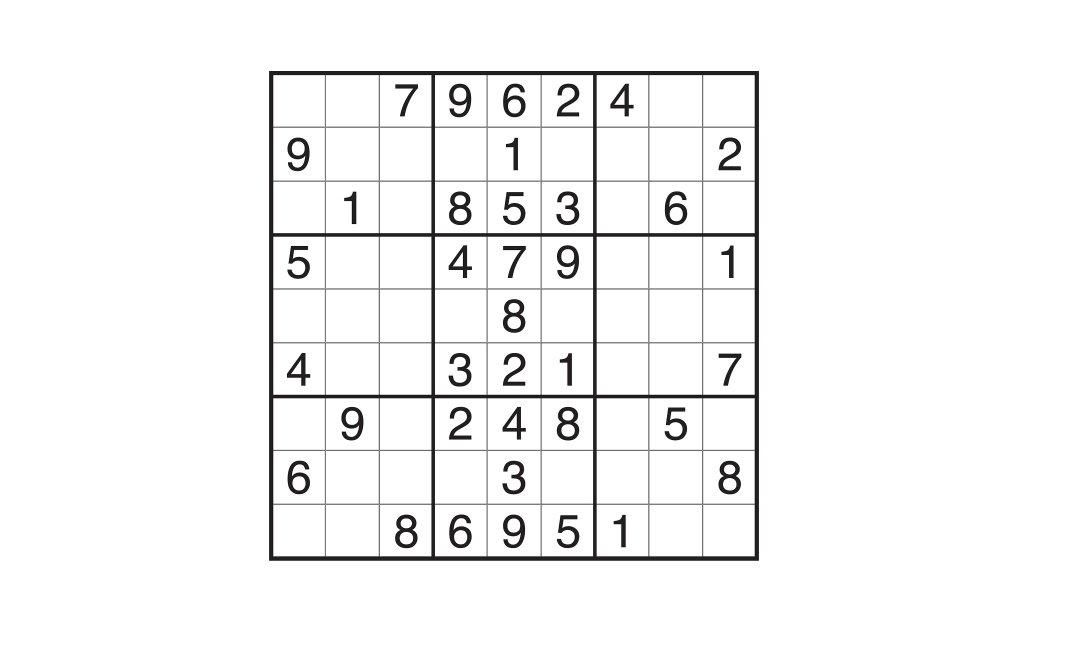
#> input picture sudoku.jpg, 2174 x 1300 px (shown at 1/2 size)
$ python sudoku_solver.py   (Python 2 division)   (older library calls are emulated)
#> lines starting #> are read from the running program, lines starting #| are printed output that depends on the picture; after the words box and inside, x2 and y2 are one past the last pixel; in counts of white or black regions, pixels touching at a corner belong together
#> further down, img is the input picture: shape (1300, 2174, 3); mean B, G, R 245.2, 245.2, 245.3
### util.py
"""Utility functions for processing images for delivery to Tesseract"""

import os

def image_to_scratch(im, scratch_image_name):
	"""Saves image in memory to scratch file.  .bmp format will be read correctly by Tesseract"""
	im.save(scratch_image_name, dpi=(200,200))

# [5 lines left out: function retrieve_text, not called in this run]

def perform_cleanup(scratch_image_name, scratch_text_name_root):
	"""Clean up temporary files from disk"""
	for name in (scratch_image_name, scratch_text_name_root + '.txt', "tesseract.log"):
		try:
			os.remove(name)
		except OSError:
			pass

### pytesser.py
"""OCR in Python using the Tesseract engine from Google
http://code.google.com/p/pytesser/
by Michael J.T. O'Kelly
V 0.0.1, 3/10/07"""

from PIL import Image
import subprocess

import util
import errors

tesseract_exe_name = 'tesseract' # Name of executable to be called at command line
scratch_image_name = "temp.bmp" # This file must be .bmp or other Tesseract-compatible format
scratch_text_name_root = "temp" # Leave out the .txt extension
cleanup_scratch_flag = True  # Temporary files cleaned up after OCR operation

def call_tesseract(input_filename, output_filename):
	"""Calls external tesseract.exe on input file (restrictions on types),
	outputting output_filename+'txt'"""
	args = [tesseract_exe_name, input_filename, output_filename,'-psm','10']
	proc = subprocess.Popen(args)
	retcode = proc.wait()
	if retcode!=0:
		errors.check_for_errors()

def image_to_string(im, cleanup = cleanup_scratch_flag):
	"""Converts im to file, applies tesseract, and fetches resulting text.
	If cleanup=True, delete scratch files after operation."""
	try:
		util.image_to_scratch(im, scratch_image_name)
		call_tesseract(scratch_image_name, scratch_text_name_root)
		text = util.retrieve_text(scratch_text_name_root)
	finally:
		if cleanup:
			util.perform_cleanup(scratch_image_name, scratch_text_name_root)
	return text

# [18 lines left out: function image_file_to_string, not called in this run]


# [2 lines that do not run on import are left out]

### sudoku_solver.py
import cv2
import numpy as np
from PIL import Image
import pytesser as pytesser
import sudoku_math as solve
import time

def rectify(h):
      h = h.reshape((4,2))
      hnew = np.zeros((4,2),dtype = np.float32)

      add = h.sum(1)
      hnew[0] = h[np.argmin(add)]
      hnew[2] = h[np.argmax(add)]

      diff = np.diff(h,axis = 1)
      hnew[1] = h[np.argmin(diff)]
      hnew[3] = h[np.argmax(diff)]

      return hnew
def sudokuSolve(img):
  ticks=time.time()
  gray = cv2.cvtColor(img,cv2.COLOR_BGR2GRAY)

  gray = cv2.GaussianBlur(gray,(5,5),0)
  thresh = cv2.adaptiveThreshold(gray,255,1,1,11,2)
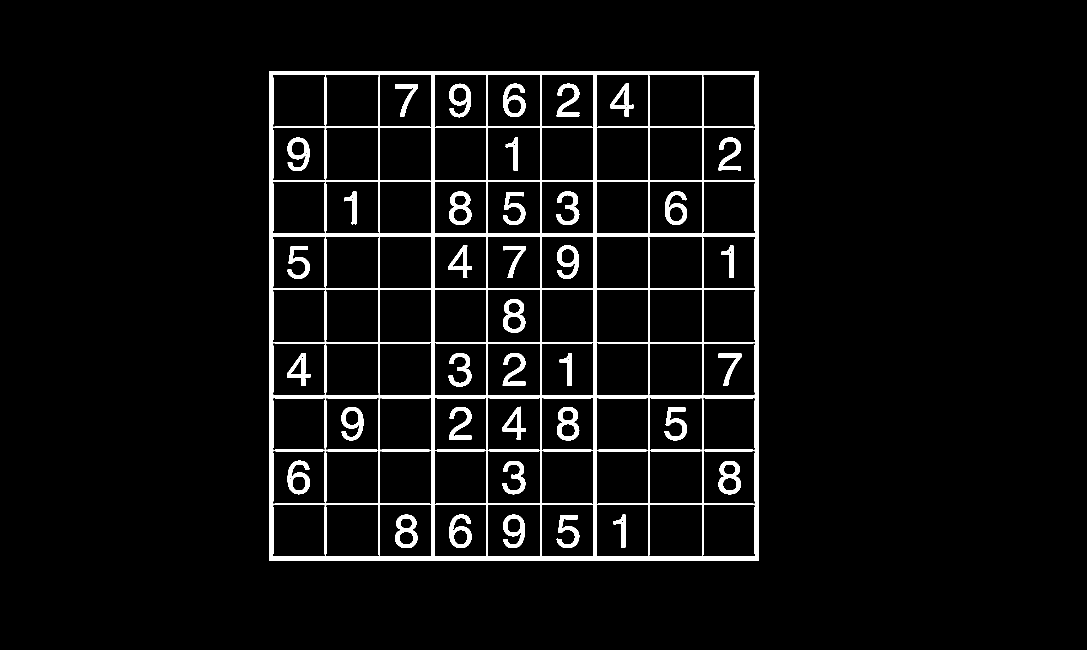
#> thresh: shape (1300, 2174) (shown at 1/2 size); 5% white; 38 white regions


  hierarchy,contours,_ = cv2.findContours(thresh, cv2.RETR_TREE, cv2.CHAIN_APPROX_SIMPLE)
#> contours = 164 contours, 22 with area under 20; largest, box (x1, y1, x2, y2) and area: (538, 142, 1518, 1122) 957473, (974, 255, 1082, 362) 11236, (1298, 255, 1405, 362) 11234, (974, 578, 1082, 685) 11140, (974, 901, 1082, 1008) 11136

  biggest = None
  max_area = 0
  for i in contours:
          area = cv2.contourArea(i)
          if area > 100:
                  peri = cv2.arcLength(i,True)
                  approx = cv2.approxPolyDP(i,0.02*peri,True)
                  if area > max_area and len(approx)==4:
                          biggest = approx
                          max_area = area
#> this loop made 164 passes
#> (area, peri, biggest, max_area) on pass 1: (957473, 3916.8, [[538, 142], [538, 1121], [1517, 1121], [1517, 142]], 957473)
#> (area, peri, approx) on passes 2, 3, 4, 6, 10, 11: (10720.5, 414.7, [[1406, 1010], [1508, 1009], [1510, 1112], [1407, 1113]]), (11024, 419.3, [[1298, 1010], [1403, 1009], [1405, 1111], [1299, 1113]]), (10717.5, 414.7, [[1084, 1009], [1186, 1010], [1185, 1113], [1082, 1112]]), (11027.5, 419.9, [[974, 1011], [1080, 1009], [1081, 1112], [975, 1113]]), (10928.5, 418.7, [[651, 1011], [756, 1009], [758, 1111], [652, 1113]]), (10725, 416.1, [[545, 1011], [648, 1009], [650, 1112], [546, 1113]])
#> after the loop, max_area = 957473
  cv2.drawContours(img, biggest, -1, (0,255,0), 8)
#> img: shape (1300, 2174, 3); 0.01% of pixels changed, all inside (x1, y1, x2, y2) = (534, 138, 1522, 1126)

  biggest=rectify(biggest)
#> in rectify, `h = h.reshape((4,2))`: h = [[538, 142], [538, 1121], [1517, 1121], [1517, 142]]
#> in rectify, `add = h.sum(1)`: add = [680, 1659, 2638, 1659]
#> in rectify, `diff = np.diff(h,axis = 1)`: diff = [-396, 583, -396, -1375]
#> biggest = [[538, 142], [1517, 142], [1517, 1121], [538, 1121]]

  thresh = cv2.adaptiveThreshold(gray,255,1,1,11,2)


  h = np.array([ [0,0],[449,0],[449,449],[0,449] ],np.float32)
  retval = cv2.getPerspectiveTransform(biggest,h)
#> retval = [[0.459, 2.2e-17, -246.7], [0, 0.459, -65.13], [3.23e-20, -1.29e-19, 1]]
  warp = cv2.warpPerspective(thresh,retval,(450,450))
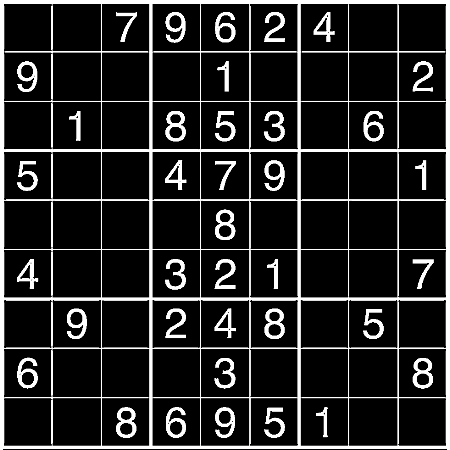
#> warp: shape (450, 450); min 0, max 255, mean 37.1
  cv2.imwrite('box.jpg',warp)
  # mask=cv2.imread('mask.jpg')
  # mask = cv2.cvtColor(mask,cv2.COLOR_BGR2GRAY)
  # ret, mask = cv2.threshold(mask, 10, 255, cv2.THRESH_BINARY)
  # i was trying something else!
  for y in range (0,9):
    for x in range (0,9) :

      morph=warp[(50*y):((50*y)+50),(50*x):((50*x)+50)]

      morph=morph[5:45,5:45]
      morph=255-morph
      cv2.imwrite('sudokuDigits/cell'+str(y)+str(x)+'.jpg',morph)
#> this loop made 9 passes
#> pass 1, in sudokuSolve, `cv2.imwrite('sudokuDigits/cell'+str(y)+str(x)+'.jpg',morph)`:
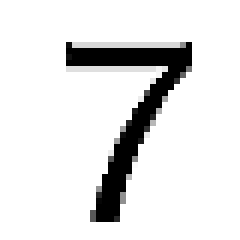
#> saved as cell02.jpg: shape (40, 40) (shown 6 times larger); min 0, max 255, mean 227
#> pass 1, in sudokuSolve, `cv2.imwrite('sudokuDigits/cell'+str(y)+str(x)+'.jpg',morph)`:
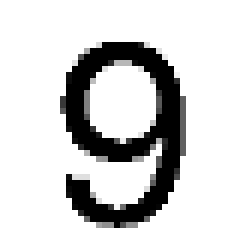
#> saved as cell03.jpg: shape (40, 40) (shown 6 times larger); min 0, max 255, mean 208.2
#> pass 1, in sudokuSolve, `cv2.imwrite('sudokuDigits/cell'+str(y)+str(x)+'.jpg',morph)`:
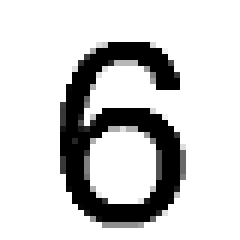
#> saved as cell04.jpg: shape (40, 40) (shown 6 times larger); min 0, max 255, mean 207.4


  y=0
  x=0
  text=''
  fullResult=''
  print "| Recognizing Numbers. . . . "

  keys = [i for i in range(48,58)]
#> keys = [48, 49, 50, 51, 52, 53, 54, 55, 56, 57]
  for y in range (0,9):
      for x in range (0,9) :
          im = Image.open('sudokuDigits/cell'+str(y)+str(x)+'.jpg')
          text =pytesser.image_to_string(im)
          if text=='\n' or text=='' or text==' ' or  ord(text[0]) not in keys:
              fullResult=fullResult+'0'
          else:
              fullResult=fullResult+str(text[0])


  print "Detected Game!"
  for i in range(0,81):
      print fullResult[i],
      if (i+1)%9 == 0:
          print ""

  print ""

  print "| Solving . . . ."
  solve.r(fullResult)

  timetaken=time.time()-ticks
  print "SolvedIn>> "+str(timetaken)+"secs"


if __name__ == "__main__":
  img=cv2.imread('sudoku.jpg')
#> (the run stopped early here; a loop or call above may not have finished)
